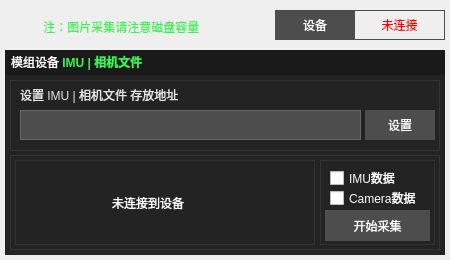
   <widget class="QWidget" name="main_area" native="true">
    <property name="geometry">
     <rect>
      <x>0</x>
      <y>30</y>
      <width>450</width>
      <height>260</height>
     </rect>
    </property>
    <property name="styleSheet">
     <string notr="true">#main_area{
	background-color:#333333;
}</string>
    </property>
    <widget class="QLabel" name="eq_con_state">
     <property name="geometry">
      <rect>
       <x>355</x>
       <y>10</y>
       <width>90</width>
       <height>30</height>
      </rect>
     </property>
     <property name="styleSheet">
      <string notr="true">QLabel{
border:1px solid #FF4D4D4D;
border-left:0;
color:red;
font:bold 13px '微软雅黑';
}</string>
     </property>
     <property name="text">
      <string>未连接</string>
     </property>
     <property name="alignment">
      <set>Qt::AlignCenter</set>
     </property>
    </widget>
    <widget class="QLabel" name="type">
     <property name="geometry">
      <rect>
       <x>275</x>
       <y>10</y>
       <width>80</width>
       <height>30</height>
      </rect>
     </property>
     <property name="styleSheet">
      <string notr="true">font:13px '微软雅黑';
color:white;
background-color: #FF4D4D4D;</string>
     </property>
     <property name="text">
      <string>设备</string>
     </property>
     <property name="alignment">
      <set>Qt::AlignCenter</set>
     </property>
    </widget>
    <widget class="QGroupBox" name="data_camera_box">
     <property name="geometry">
      <rect>
       <x>5</x>
       <y>50</y>
       <width>440</width>
       <height>205</height>
      </rect>
     </property>
     <property name="styleSheet">
      <string notr="true">#data_camera_box{
	border:0;
	background-color: #FF1A1A1A;
}</string>
     </property>
     <property name="title">
      <string/>
     </property>
     <widget class="QLabel" name="IMU_CAMERA_INFO">
      <property name="geometry">
       <rect>
        <x>6</x>
        <y>0</y>
        <width>220</width>
        <height>25</height>
       </rect>
      </property>
      <property name="styleSheet">
       <string notr="true">background-color: #FF1A1A1A;
font:13px '微软雅黑'</string>
      </property>
      <property name="text">
       <string>&lt;html&gt;&lt;head/&gt;&lt;body&gt;&lt;span style=&quot; color:#ffffff;&quot;&gt;&lt;p&gt;模组设备 &lt;b style=&quot; color:#39F354;&quot;&gt;IMU | 相机文件&lt;/b&gt; &lt;/p&gt;&lt;/body&gt;&lt;/html&gt;</string>
      </property>
     </widget>
     <widget class="QGroupBox" name="data_camera_box_bottom">
      <property name="geometry">
       <rect>
        <x>0</x>
        <y>25</y>
        <width>441</width>
        <height>181</height>
       </rect>
      </property>
      <property name="styleSheet">
       <string notr="true">#data_camera_box_bottom{
	background-color: #FF232323;
	border:0;
}

</string>
      </property>
      <property name="title">
       <string/>
      </property>
      <widget class="QWidget" name="camera_box" native="true">
       <property name="geometry">
        <rect>
         <x>5</x>
         <y>5</y>
         <width>430</width>
         <height>71</height>
        </rect>
       </property>
       <property name="styleSheet">
        <string notr="true">#camera_box{
	background-color: #FF232323;
	border:1 solid #FF333333;
	selection-background-color: #FF999999;
	color:#FFB3B3B3;
}</string>
       </property>
       <widget class="QPushButton" name="hmd_data_path_set">
        <property name="geometry">
         <rect>
          <x>355</x>
          <y>30</y>
          <width>70</width>
          <height>30</height>
         </rect>
        </property>
        <property name="styleSheet">
         <string notr="true">QPushButton{
font:14px '微软雅黑';
background-color: #FF4D4D4D;
border:0;
color:white;
}
QPushButton::hover{
border:0 white;
background-color:rgba(255,255,255,0.1);
color:white;
font:14px '微软雅黑'
}
QPushButton::pressed{
border:1px solid rgba(255,255,255,0.2);
background-color:rgba(255,255,255,0.2);
color:white;
font:14px '微软雅黑'
}</string>
        </property>
        <property name="text">
         <string>设置</string>
        </property>
       </widget>
       <widget class="QLineEdit" name="hmd_data_path">
        <property name="geometry">
         <rect>
          <x>10</x>
          <y>30</y>
          <width>341</width>
          <height>30</height>
         </rect>
        </property>
        <property name="styleSheet">
         <string notr="true">border: 1px solid #666666;
font:13px '微软雅黑';
color:#E6E6E6;
background-color:#4D4D4D;</string>
        </property>
        <property name="alignment">
         <set>Qt::AlignLeading|Qt::AlignLeft|Qt::AlignVCenter</set>
        </property>
        <property name="dragEnabled">
         <bool>false</bool>
        </property>
        <property name="readOnly">
         <bool>false</bool>
        </property>
       </widget>
       <widget class="QLabel" name="hmd_data_path_title">
        <property name="geometry">
         <rect>
          <x>10</x>
          <y>0</y>
          <width>270</width>
          <height>30</height>
         </rect>
        </property>
        <property name="styleSheet">
         <string notr="true">font:13px '微软雅黑';
color:#E6E6E6;
</string>
        </property>
        <property name="text">
         <string>设置 IMU | 相机文件 存放地址</string>
        </property>
       </widget>
      </widget>
      <widget class="QWidget" name="hmd_exec_area" native="true">
       <property name="geometry">
        <rect>
         <x>5</x>
         <y>80</y>
         <width>430</width>
         <height>95</height>
        </rect>
       </property>
       <property name="styleSheet">
        <string notr="true">#hmd_exec_area{
	background-color: #FF232323;
	border:1 solid #FF333333;
	selection-background-color: #FF999999;
	color:#FFB3B3B3;
}</string>
       </property>
       <widget class="QLabel" name="m_machine_pose">
        <property name="geometry">
         <rect>
          <x>5</x>
          <y>5</y>
          <width>300</width>
          <height>85</height>
         </rect>
        </property>
        <property name="styleSheet">
         <string notr="true">border:1 solid #FF333333;
font:13px '微软雅黑';
color:white</string>
        </property>
        <property name="text">
         <string>                            未连接到设备</string>
        </property>
       </widget>
       <widget class="QWidget" name="data_save_box" native="true">
        <property name="geometry">
         <rect>
          <x>310</x>
          <y>5</y>
          <width>115</width>
          <height>85</height>
         </rect>
        </property>
        <property name="styleSheet">
         <string notr="true">#data_save_box{
border:1 solid #FF333333;
font:13px '微软雅黑';
color:white
}</string>
        </property>
        <widget class="QCheckBox" name="imu_data">
         <property name="geometry">
          <rect>
           <x>10</x>
           <y>10</y>
           <width>100</width>
           <height>16</height>
          </rect>
         </property>
         <property name="styleSheet">
          <string notr="true">font:13px '微软雅黑';
color:white</string>
         </property>
         <property name="text">
          <string>IMU数据</string>
         </property>
        </widget>
        <widget class="QCheckBox" name="camera_data">
         <property name="geometry">
          <rect>
           <x>10</x>
           <y>30</y>
           <width>100</width>
           <height>16</height>
          </rect>
         </property>
         <property name="styleSheet">
          <string notr="true">font:13px '微软雅黑';
color:white</string>
         </property>
         <property name="text">
          <string>Camera数据</string>
         </property>
        </widget>
        <widget class="QPushButton" name="collect_start">
         <property name="geometry">
          <rect>
           <x>5</x>
           <y>50</y>
           <width>105</width>
           <height>31</height>
          </rect>
         </property>
         <property name="styleSheet">
          <string notr="true">QPushButton{
font:15px '微软雅黑';
background-color: #FF4D4D4D;
border:0;
color:white;
}
QPushButton::hover{
border:0 white;
background-color:rgba(255,255,255,0.1);
color:white;
font:15px '微软雅黑'
}
QPushButton::pressed{
border:1px solid rgba(255,255,255,0.2);
background-color:rgba(255,255,255,0.2);
color:white;
font:15px '微软雅黑'
}</string>
         </property>
         <property name="text">
          <string>开始采集</string>
         </property>
        </widget>
       </widget>
      </widget>
     </widget>
     <widget class="QWidget" name="Camera_mask" native="true">
      <property name="geometry">
       <rect>
        <x>-440</x>
        <y>25</y>
        <width>440</width>
        <height>140</height>
       </rect>
      </property>
      <property name="styleSheet">
       <string notr="true">background-color:rgba(0,0,0,0.5);</string>
      </property>
      <widget class="QLabel" name="waring_Info_camera_c">
       <property name="geometry">
        <rect>
         <x>20</x>
         <y>20</y>
         <width>330</width>
         <height>101</height>
        </rect>
       </property>
       <property name="styleSheet">
        <string notr="true">QLabel{
font:bold 18px '微软雅黑';
background-color:transparent;
border:0;
color:white;
}</string>
       </property>
       <property name="text">
        <string>其他数据采集期间此功能 禁用</string>
       </property>
       <property name="alignment">
        <set>Qt::AlignCenter</set>
       </property>
      </widget>
     </widget>
    </widget>
    <widget class="QLabel" name="warning_info">
     <property name="geometry">
      <rect>
       <x>40</x>
       <y>12</y>
       <width>220</width>
       <height>30</height>
      </rect>
     </property>
     <property name="styleSheet">
      <string notr="true">
color:#39F354;
font: bold 11pt &quot;微软雅黑 Light&quot;;
</string>
     </property>
     <property name="text">
      <string> 注：图片采集请注意磁盘容量</string>
     </property>
    </widget>
    <widget class="QLabel" name="warning_image">
     <property name="geometry">
      <rect>
       <x>10</x>
       <y>10</y>
       <width>25</width>
       <height>30</height>
      </rect>
     </property>
     <property name="styleSheet">
      <string notr="true">image: url(:/images/warning_green.png)</string>
     </property>
     <property name="text">
      <string/>
     </property>
    </widget>
    <widget class="QWidget" name="Camera_Imu_mark_mask" native="true">
     <property name="geometry">
      <rect>
       <x>-450</x>
       <y>0</y>
       <width>450</width>
       <height>260</height>
      </rect>
     </property>
     <property name="styleSheet">
      <string notr="true">background-color:rgba(0,0,0,0.5);</string>
     </property>
     <widget class="QLabel" name="waring_Info_camera_c_4">
      <property name="geometry">
       <rect>
        <x>100</x>
        <y>60</y>
        <width>300</width>
        <height>101</height>
       </rect>
      </property>
      <property name="styleSheet">
       <string notr="true">QLabel{
font:bold 18px '微软雅黑';
background-color:transparent;
border:0;
color:white;
}</string>
      </property>
      <property name="text">
       <string>未连接到设备。</string>
      </property>
      <property name="alignment">
       <set>Qt::AlignCenter</set>
      </property>
     </widget>
     <widget class="QLabel" name="image">
      <property name="geometry">
       <rect>
        <x>110</x>
        <y>60</y>
        <width>50</width>
        <height>100</height>
       </rect>
      </property>
      <property name="styleSheet">
       <string notr="true">image: url(:/images/disconnect.png);
background-color:transparent</string>
      </property>
      <property name="text">
       <string/>
      </property>
     </widget>
    </widget>
   </widget>
